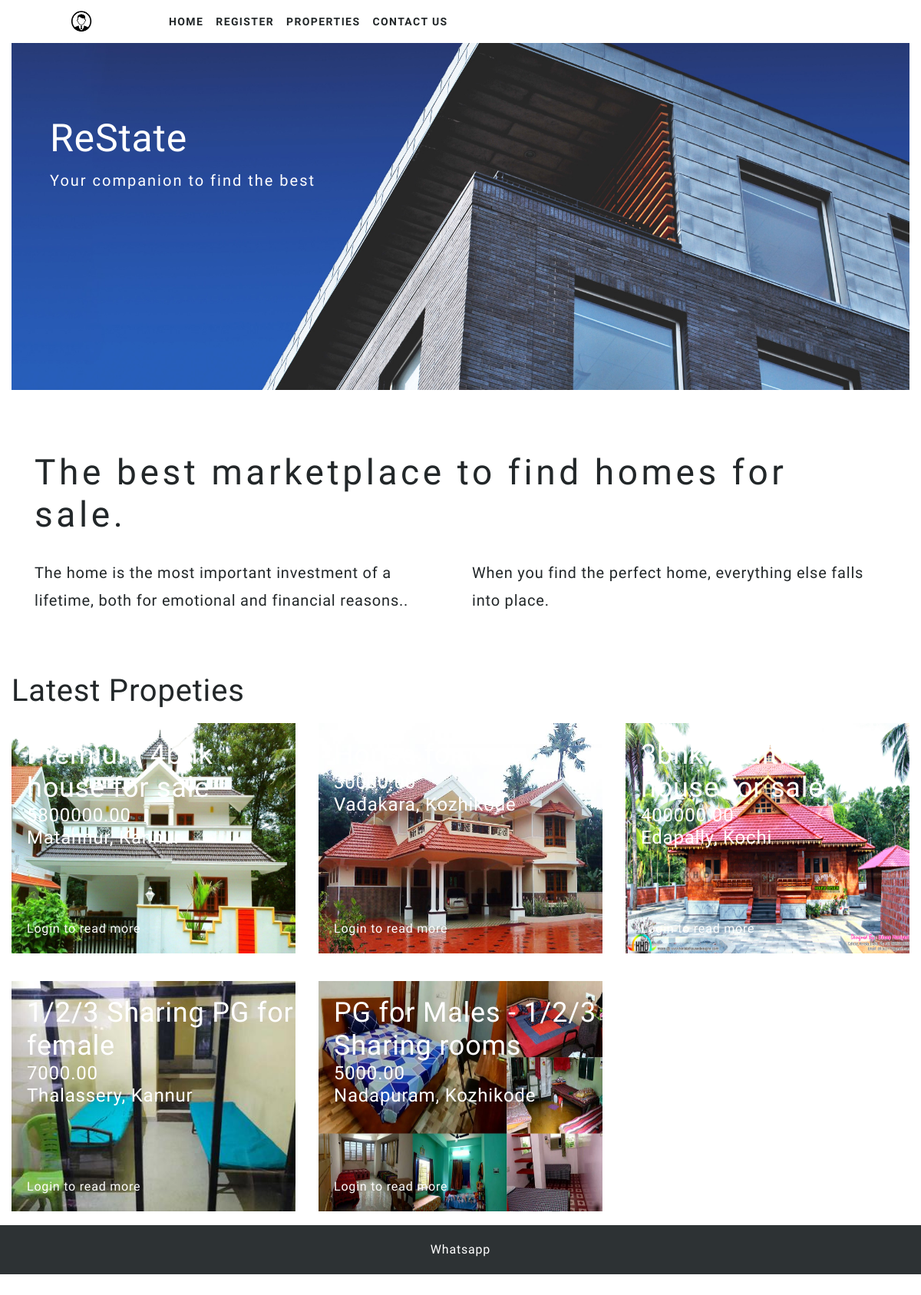
The page / on the database its author committed.
### adminpanel/models.py (models this page shows, shortened)
class Property(models.Model):
    status_choices=[
        ('rent','Rent',),
        ('sale','Sale')
    ]
    property_status=[
        ('available','Available',),
        ('notavailable' ,'Not available'),
        ('sold','Sold')
    ]
    title=models.CharField(max_length=200)
    description=models.TextField()
    location=models.CharField(max_length=255)
    google = models.TextField()
    price=models.DecimalField(max_digits=10, decimal_places=2)
    property_type=models.CharField(max_length=20,choices=status_choices)
    status=models.CharField(max_length=15,choices=property_status,default='notavailable')
    images=models.ImageField(upload_to='property_images/')
    posted_by=models.ForeignKey(User,on_delete=models.CASCADE)
    created_at=models.DateTimeField(auto_now_add=True)
    updated_at=models.DateTimeField(auto_now=True)

### sitevisitor/views.py (the view)
# urls.py: path('',sitehome,name='sitehome')
def sitehome(request):
    properties = Property.objects.all().filter(status='available').order_by('-updated_at')
    context={
        'properties':properties,
    }
    return render(request,'sitevisitor/sitehome.html',context)

### sitevisitor/templates/sitevisitor/sitehome.html (shortened to what this page needs)
{% extends 'sitevisitor/sitebase.html' %}
{% load static %}
{% block content %}
<section id="hero">
  <div class="container-fluid">
    <div class="hero-container-desktop">
      <div class="hero-details">
        <h1>ReState</h1>
        <p>Your companion to find the best</p>
      </div>
      <img src="{% static 'assets/images/desktop-hero.jpg' %}" class="img-fluid desktop-hero"
        alt="https://unsplash.com/photos/B0aCvAVSX8E">
    </div>
  </div>
  <section id="properties">
    <div class="container">
      <h2>The best marketplace to find homes for sale.</h2>
      <div class="row topmargin-sm">
        <div class="col-md-6">
          <p>The home is the most important investment of a lifetime, both for emotional and financial reasons..</p>
        </div>
        <div class="col-md-6">
          <p>When you find the perfect home, everything else falls into place.</p>
        </div>
      </div>
    </div>
<div class="container-fluid topmargin-lg">
    <h1>Latest Propeties</h1>
    <div class="row g-3">
        {% for property in properties %}
        <div class="col-12 col-md-4">
            <div class="property-container">
                <div class="property-title">
                    <h3><a href="#">{{ property.title }}</a></h3>
                    <h4><a href="#">{{ property.price }}</a></h4>
                    <h4><a href="#">{{ property.location }}</a></h4>
                </div>
                <div class="property-button">
                    <a href="{% url 'userpanel:userlogin' %}">Login to read more</a>
                </div>
                <img src="{{ property.images.url }}" class="img-fluid" alt="{{ property.title }}" style="width: 500px; height: 300px;">
            </div>
        </div>
        {% endfor %}
    </div>
</div>
<section id="footer">
  <div class="container text-center">
    <ul class="list-inline">
      <li class="list-inline-item"><a href="https://wa.me/918138875720"> Whatsapp</a></li>
    </ul>
  </div>
</section>
{% endblock %}

### sitevisitor/templates/sitevisitor/sitebase.html (shortened to what this page needs)
{% load static %}
<!doctype html>
<html lang="en">
<head>
  <link rel="stylesheet" href="https://stackpath.bootstrapcdn.com/bootstrap/4.3.1/css/bootstrap.min.css"
>
  <link rel="stylesheet" href="{% static 'assets/css/style.css' %}">
  <link href="https://unpkg.com/ionicons@4.5.5/dist/css/ionicons.min.css" rel="stylesheet">
</head>
<body>
  <nav class="navbar navbar-expand-lg fixed-top">
    <a href="{% url 'userpanel:userlogin' %}" data-bs-toggle="tooltip" data-bs-placement="bottom" title="Click here to Login">
    <img src="{% static 'assets/images/profile.png' %}" class="img-fluid navbar-brand header-logo"
        alt="profile image"  style="width: 40px; height: 40px; object-fit:contain;" ></a>
    <div class="collapse navbar-collapse" id="navbarSupportedContent">
      <ul class="navbar-nav mr-auto">
        <li class="nav-item active">
          <a class="nav-link" href="{% url 'sitevisitor:sitehome' %}">Home</a>
        </li>
        <li class="nav-item active">
          <a class="nav-link" href="{% url 'userpanel:register' %}">Register</a>
        </li>
        <li class="nav-item">
          <a class="nav-link" href="#properties">Properties</a>
        </li>
        <li class="nav-item">
          <a class="nav-link" href="#footer">Contact us</a>
        </li>
      </ul>
      <ul class="navbar-nav ml-auto">
        <li class="nav-item">
          <a href="#"></a>
        </li>
      </ul>
    </div>
  </nav>
  {% block content %}{% endblock %}
</body>
</html>

### static/assets/css/style.css (style rules this page uses)
html { scroll-behavior: smooth; }
body { font-family: 'Titillium Web', sans-serif; font-size: 16px; font-weight: 400; letter-spacing: .05em; background-color: #ffffff; color: #ffffff; }
h1, h2, h3, h4, h5, h6 { font-weight: 200; margin-bottom: 0px; }
a { color: #ffffff; }
section { padding: 80px 0; }
.topmargin-sm { margin-top: 30px !important; }
.topmargin-lg { margin-top: 60px !important; }
.navbar { background-color: #ffffff; z-index: 9999; }
.nav-link { font-size: 14px; font-weight: 600; color: #222729; letter-spacing: .1em; text-transform: uppercase; }
.header-logo { max-width: 180px; min-width: 180px; }
#hero { padding: 20px 0; }
.hero-container-desktop { position: relative; overflow: hidden; }
.hero-container-desktop img { max-width: 100%; -moz-transition: all 0.8s; -webkit-transition: all 0.8s; transition: all 0.8s; }
.hero-details { position: absolute; top: 130px; left: 50px; max-width: 500px; z-index: 9000; }
.hero-details h1 { font-size: 50px; font-weight: 200; color: #ffffff; }
.hero-details p { font-size: 20px; font-weight: 200; color: #ffffff; letter-spacing: .1em; margin-top: 10px; }
#properties { color: #222729; }
#properties h2 { font-size: 46px; font-weight: 400; letter-spacing: .1em; }
#properties p { font-size: 20px; font-weight: 200; line-height: 1.8; }
.property-container { position: relative; overflow: hidden; margin: 18px 0; }
.property-container img { max-width: 100%; -moz-transition: all 0.8s; -webkit-transition: all 0.8s; transition: all 0.8s; }
.property-title, .property-title-sm { position: absolute; top: 20px; left: 20px; color: #ffffff; z-index: 9000; }
.property-title h3 { font-size: 36px; }
.property-button, .property-button-sm { position: absolute; bottom: 20px; left: 20px; z-index: 9000; }
#footer { background-color: #2d3234; color: #ffffff; padding: 20px 0; }
#footer ul { margin-bottom: 0px; }
#footer li { margin: 0 15px; }

### rows shown on the page
Property: title "Premium 4bhk house for sale", price "5800000.00", location "Matannur, Kannur", images (picture)
Property: price "30000.00", location "Vadakara, Kozhikode", images (picture)
Property: title "3bhk traditional house for sale", price "400000.00", location "Edapally, Kochi", images (picture)
Property: title "1/2/3 Sharing PG for female", price "7000.00", location "Thalassery, Kannur", images (picture)
Property: title "PG for Males - 1/2/3 Sharing rooms", price "5000.00", location "Nadapuram, Kozhikode", images (picture)
